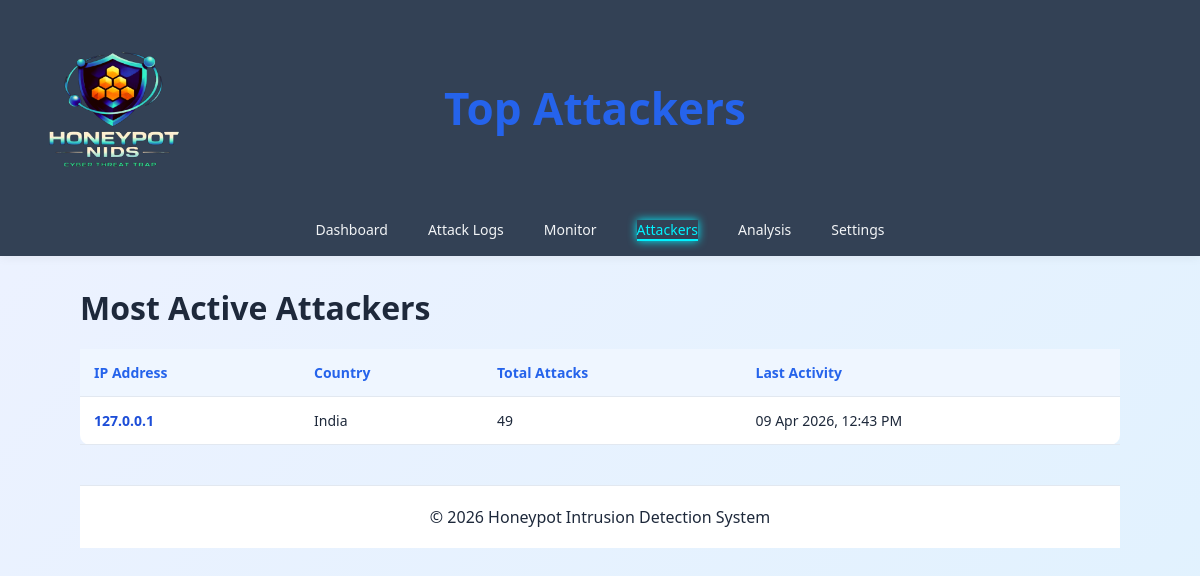
Page /attackers/ on the committed database.
### honeypot_app/models.py (models this page shows, shortened)
class Attacker(models.Model):
    ip_address = models.CharField(max_length=100, unique=True)
    country = models.CharField(max_length=100, default='Unknown')
    total_attacks = models.IntegerField(default=0)
    last_activity = models.DateTimeField(auto_now=True)

### honeypot_app/views.py (the view)
# urls.py: path('attackers/', views.attackers_view, name='attackers'),
def attackers_view(request):
    attackers = Attacker.objects.order_by('-total_attacks')
    return render(request, 'attackers.html', {'attackers': attackers})

### templates/attackers.html (shortened to what this page needs)
<!DOCTYPE html>
<html lang="en">
<head>
</head>
<body>
<header class="navbar">
<div class="nav-left">
<img src="/static/Picsart_26-04-08_16-08-23-810.png" class="logo-img">
</div>
<div class="title">Top Attackers</div>
<div class="navlinks">
<a href="{% url 'dashboard' %}" class="{% if request.resolver_match.url_name == 'dashboard' %}active{% endif %}">Dashboard</a>
<a href="{% url 'logs' %}" class="{% if request.resolver_match.url_name == 'logs' %}active{% endif %}">Attack Logs</a>
<a href="{% url 'monitor' %}" class="{% if request.resolver_match.url_name == 'monitor' %}active{% endif %}">Monitor</a>
<a href="{% url 'attackers' %}" class="{% if request.resolver_match.url_name == 'attackers' %}active{% endif %}">Attackers</a>
<a href="{% url 'analysis' %}" class="{% if request.resolver_match.url_name == 'analysis' %}active{% endif %}">Analysis</a>
<a href="{% url 'settings' %}" class="{% if request.resolver_match.url_name == 'settings' %}active{% endif %}">Settings</a>
</div>
</header>
<div class="main">
<h1>Most Active Attackers</h1>
<div class="table-wrapper">
<table>
<tr>
<th>IP Address</th>
<th>Country</th>
<th>Total Attacks</th>
<th>Last Activity</th>
</tr>
{% for attacker in attackers %}
<tr>
<td class="ip">{{ attacker.ip_address }}</td>
<td>India</td>
<td>{{ attacker.total_attacks }}</td>
<td>{{ attacker.last_activity|date:"d M Y, h:i A" }}</td>
</tr>
{% empty %}
<tr>
<td colspan="4">No attackers found</td>
</tr>
{% endfor %}
</table>
</div>
<footer>
© 2026 Honeypot Intrusion Detection System
</footer>
</div>
</body>
</html>

### templates/attackers.html (style rules this page uses)
* { margin:0; padding:0; box-sizing:border-box; font-family:Segoe UI, sans-serif; }
body { background:linear-gradient(135deg,#eef2ff,#e0f2fe); color:#1e293b; min-height:100vh; }
.navbar { display:flex; align-items:center; justify-content:space-between; padding:15px 25px; background:#334155; box-shadow:0 2px 10px rgba(0,0,0,0.05); flex-wrap:wrap; width:100%; gap:10px; }
.title { font-size:44px; font-weight:bold; color:#2563eb; text-align:center; flex:1; margin-left: -200px; }
.navlinks { display:flex; flex-wrap:wrap; gap:40px; width:100%; justify-content:center; margin-top:10px; }
.navlinks a { text-decoration:none; color:#f2f4f6; font-size:14px; font-weight:500; }
.main { max-width:1100px; margin:auto; padding:30px; }
h1 { margin-bottom:20px; }
.table-wrapper { overflow-x:auto; }
table { width:100%; border-collapse:collapse; background:white; border-radius:10px; min-width:500px; }
th,td { padding:14px; border-bottom:1px solid #e2e8f0; text-align:left; font-size:14px; }
th { background:#eff6ff; color:#2563eb; }
.ip { font-weight:bold; color:#1d4ed8; }
footer { margin-top:40px; padding:20px; text-align:center; background:white; border-top:1px solid #e2e8f0; }
.navlinks a.active { color: #00f2ff; border-bottom: 2px solid #00f2ff; box-shadow: 0 0 10px #00f2ff; }
.logo-img { width:180px; height:180px; object-fit:contain; }

### rows in the picture
Attacker: ip_address "127.0.0.1", total_attacks "49", last_activity "09 Apr 2026, 12:43 PM"
